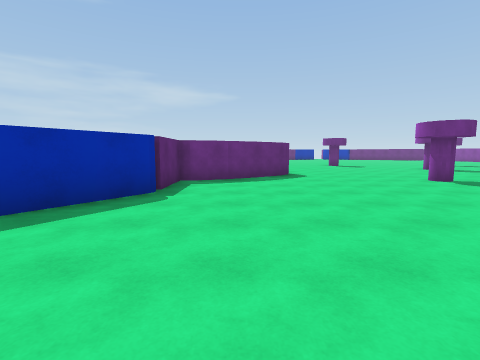
view 1 (above)

24 first-person views from a walk through a scene from a Unity 3-D project. The camera is 1.4 m above the floor, tilts 6° down and sees 85° across. The floor is counted in squares, 2 m on a side. Each view is taken from the middle of a square. On the plan, view 1 faces up. The plan holds only what a view shows up to about 9 squares ahead; the rest is blank.

view 2
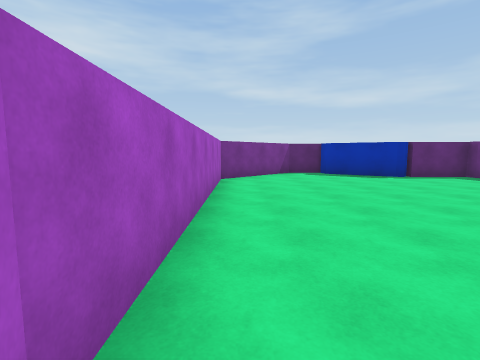

view 3
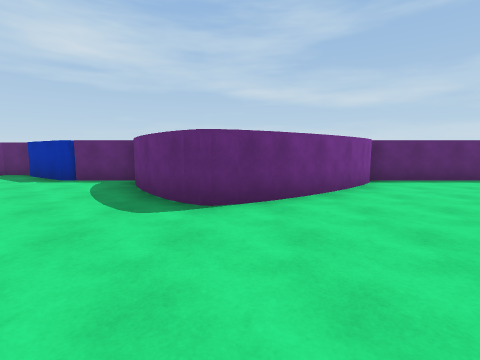

view 4
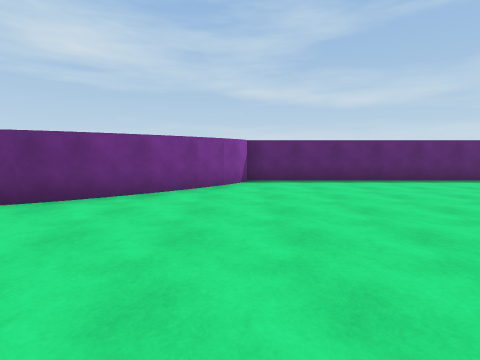

view 5
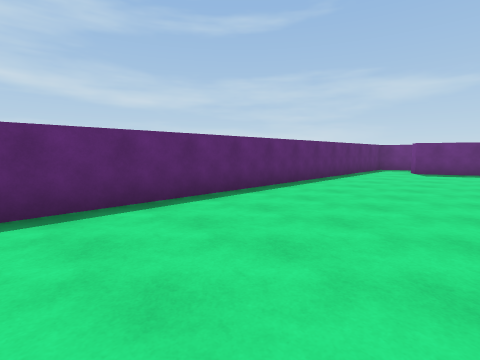

view 6
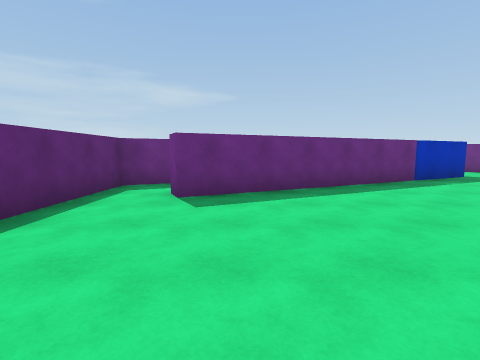

view 7
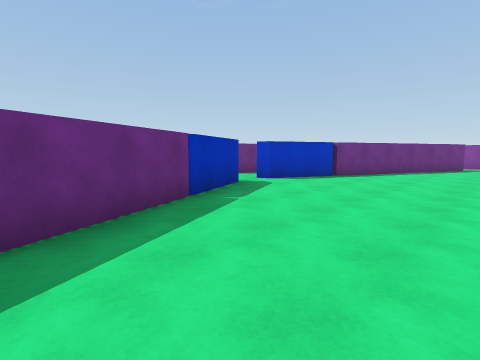

view 8
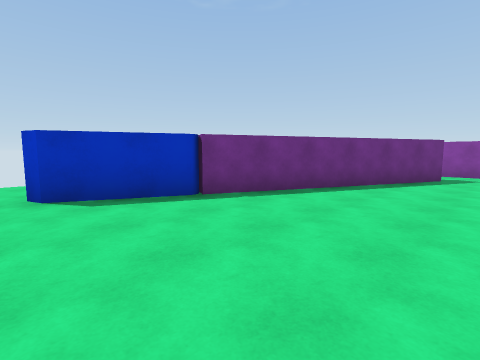

view 9
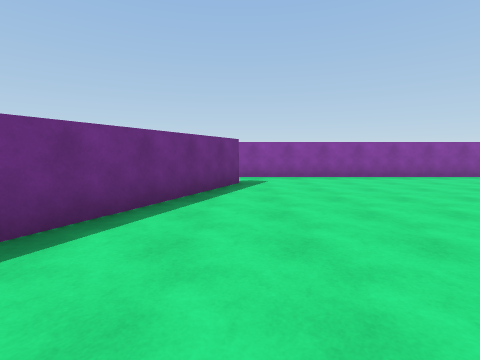

view 10
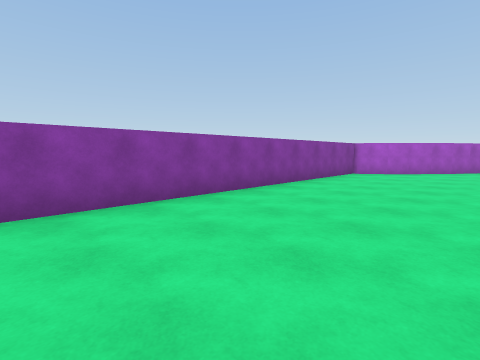

view 11
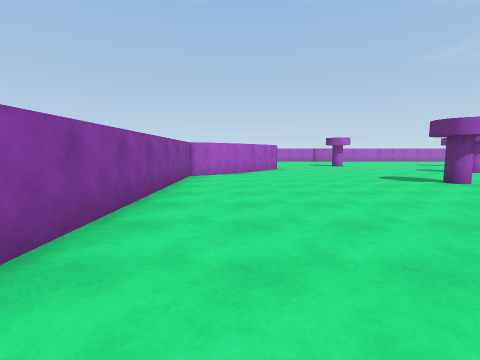

view 12
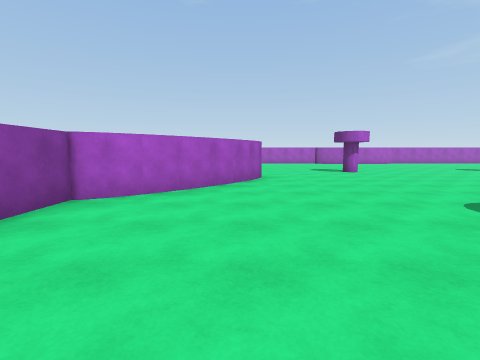

view 13
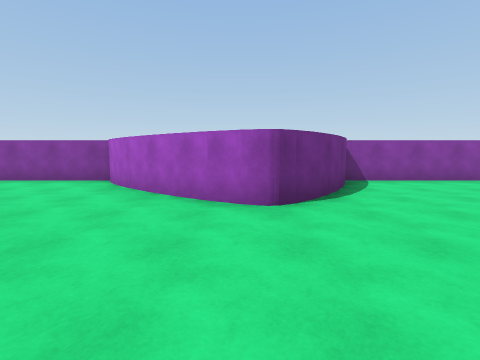

view 14
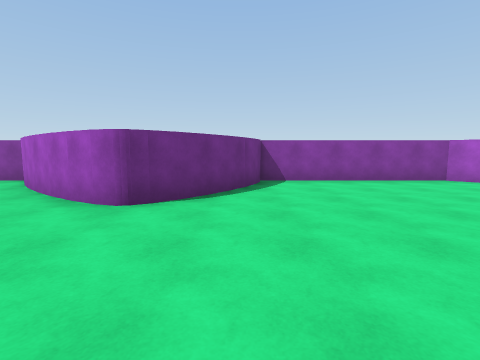

view 15
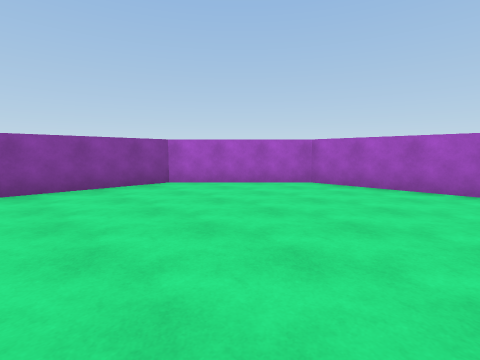

view 16
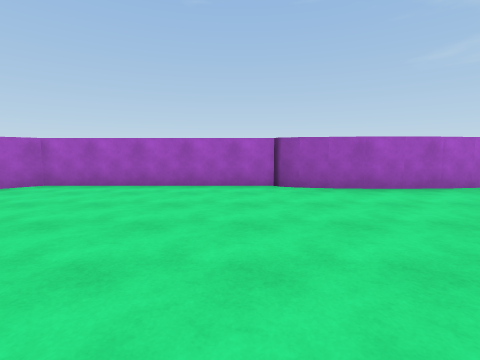

view 17
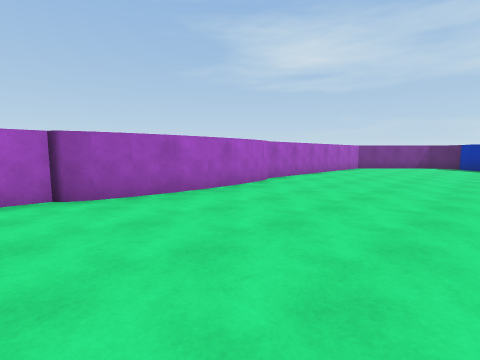

view 18
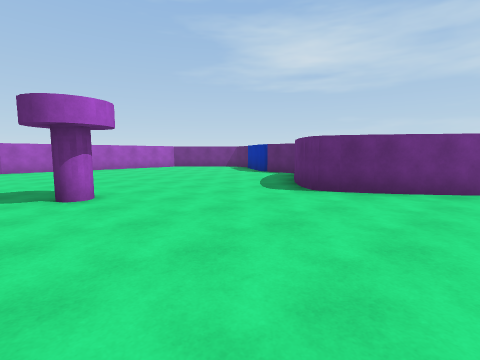

view 19
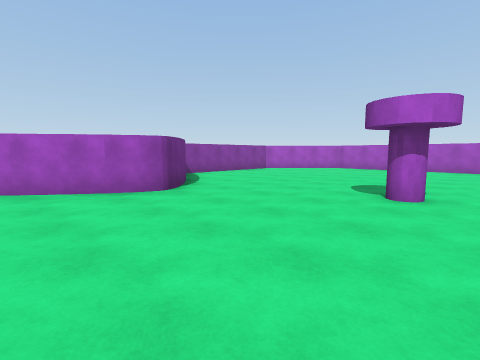

view 20
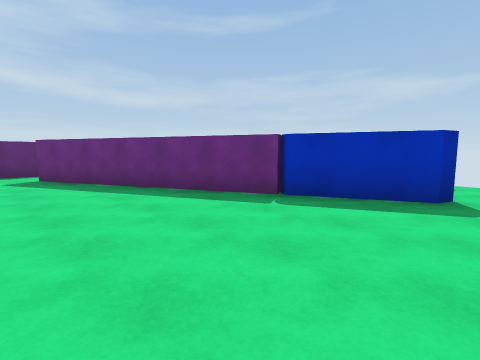

view 21
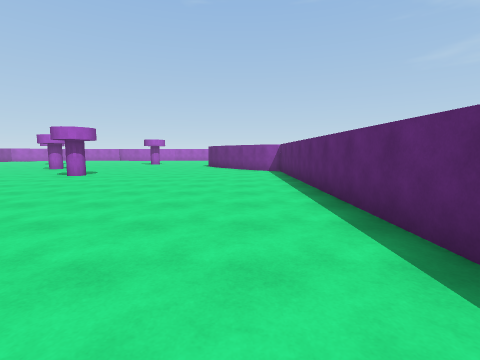

view 22
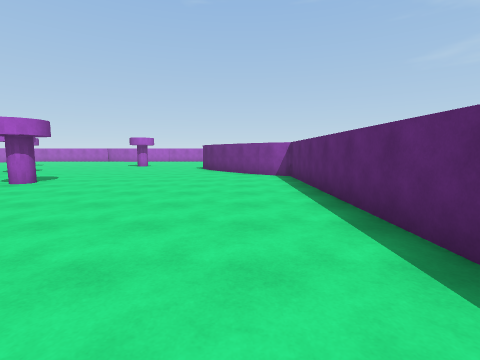

view 23
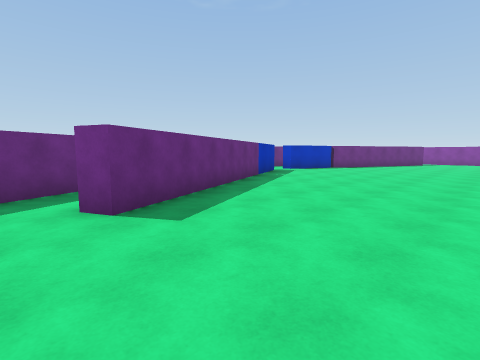

view 24
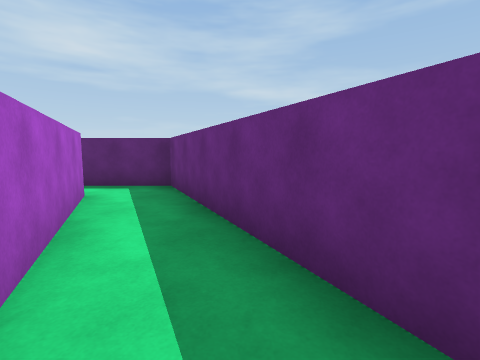

### Floor plan
Points are (right, up) in squares from view 1. A wall is a line through its corners. A room is listed if a view was taken in it or the views show most of it. See-through windows are left out.
Room 1 (views 1, 2, 3, 4, 5, 6, 7, 8, 9, 10, 11, 12, 13, 14, 15, 16, 17, 18, 19, 20, 21, 22, 23)
walls: (14.7, 9.5) (16.1, 11.2); (1.5, 9) (1.6, 8.5) (1.1, 7.9) (0.7, 7.5); (14.5, 8.9) (14.8, 9.5); (14.4, 8.5) (14.5, 9); (0.4, 10.7) (1.2, 9.5) (1.5, 8.9); (16.1, 11.1) (16.7, 11.7); (0.8, 7.5) (-0.3, 6.9); (15.3, 7.5) (14.9, 7.9) (14.5, 8.3); (-0.6, 11.7) (0.4, 10.6); (16.6, 11.6) (17.1, 12); (17, 12) (17.5, 12.2) (17.5, 23.2); (-1.1, 12) (-0.6, 11.6); (-0.2, 6.9) (-0.9, 6.6); (16.3, 6.8) (15.3, 7.6); (-0.7, 6.7) (-1.5, 6.4) (-1.5, 4.9); (16.8, 6.7) (16.2, 6.9); (7.8, 0) (9.3, -0.1); (-1.5, 4.6) (-2.7, 2.8); (9.2, -0.1) (9.8, -0.2) (10.2, -0.4); (6.3, -0.1) (7.9, 0); (5.8, -0.3) (6.4, -0.1); (10.2, -0.5) (15.1, -0.5) (17.5, 1.9) (17.5, 6.4) (16.8, 6.6); (16, 23) (10.7, 25.5); (10.5, 25.6) (8.6, 26.4); (7.4, 26.5) (0, 23) (-0.2, 23.5) (2.9, 24.9); (-3.1, 2.5) (-3.1, 1.7) (-0.9, -0.5) (5.3, -0.5) (5.9, -0.2); (1.3, 25.9) (-1.5, 24.5) (-1.5, 12.2) (-1, 12)
ways out: opening at (2, 25) to room 2; opening at (8, 26)
objects: other object (5, 6); other object (5, 14); other object (8, 11); other object (11, 6); other object (11, 14)
Room 2 (view 24)
walls: (3.3, 26.8) (1.3, 25.9)
ways out: opening at (2, 25) to room 1
objects: other object (5, 26)

Where each view was taken, in squares from view 1:
view 1: 0 up, 0 right, facing up
view 2: 0 up, 6 right, facing left
view 3: 9 up, 5 right, facing left
view 4: 12 up, 5 right, facing left
view 5: 13 up, 2 right, facing up-left
view 6: 19 up, 1 right, facing up
view 7: 22 up, 3 right, facing up-right
view 8: 22 up, 8 right, facing up-right
view 9: 23 up, 10 right, facing right
view 10: 21 up, 14 right, facing down-right
view 11: 20 up, 16 right, facing down
view 12: 16 up, 15 right, facing down
view 13: 9 up, 11 right, facing right
view 14: 7 up, 11 right, facing right
view 15: 5 up, 12 right, facing down-right
view 16: 5 up, 11 right, facing down
view 17: 4 up, 11 right, facing down-left
view 18: 11 up, 6 right, facing down-left
view 19: 11 up, 10 right, facing down-right
view 20: 22 up, 8 right, facing up-left
view 21: 22 up, 0 right, facing down
view 22: 20 up, 0 right, facing down
view 23: 20 up, 1 left, facing up-right
view 24: 26 up, 4 right, facing left
